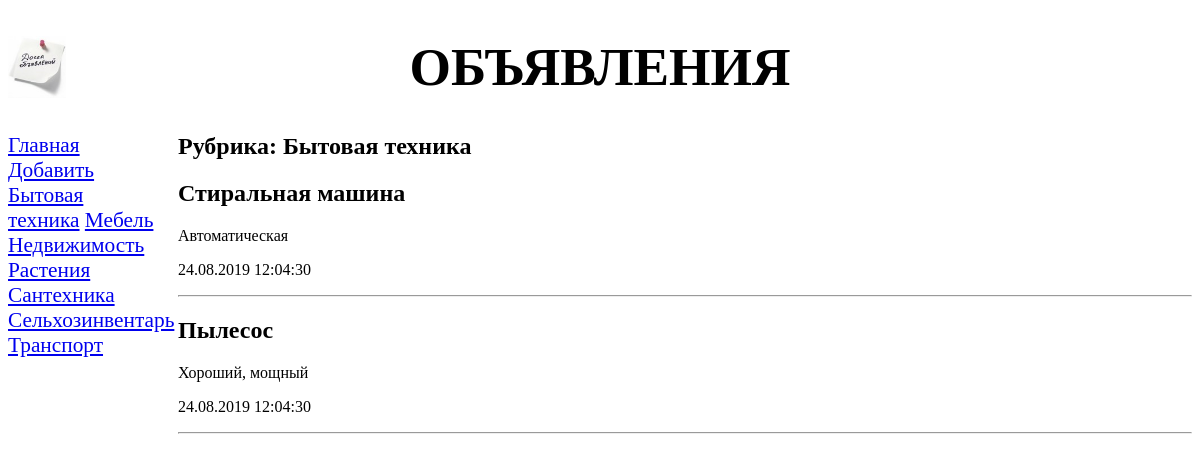
/bboard/3/, run on the app's committed database.
### bboard/models.py (models this page shows, shortened)
class Rubric(models.Model):
    name = models.CharField(max_length=20, db_index=True,
                            verbose_name='Название')
    def get_absolute_url(self):
        return "/bboard/%s" % self.pk
    class Meta:
        verbose_name_plural = 'Рубрики'
        verbose_name = 'Рубрика'
        ordering = ['name']

class Bb(models.Model):
    title = models.CharField(max_length=50, verbose_name='Товар')
    content = models.TextField(null=True, blank=True, verbose_name='Описание')
    price = models.FloatField(null=True, blank=True, verbose_name='Цена')
    published = models.DateTimeField(auto_now_add=True, db_index=True, verbose_name='Опубликовано')
    rubric = models.ForeignKey('Rubric', null=True, on_delete=models.PROTECT, verbose_name='Рубрика')
    class Meta:
        verbose_name_plural = 'Объявления'
        verbose_name = 'Объявление'
        ordering = ['-published']

### bboard/views.py (the view)
# urls.py: path('<int:rubric_id>/', by_rubric, name='by_rubric'),
def by_rubric(request, rubric_id):
    bbs = Bb.objects.filter(rubric=rubric_id)
    rubrics = Rubric.objects.all()
    current_rubric = Rubric.objects.get(pk=rubric_id)
    context = {'bbs': bbs, 'rubrics': rubrics, 'current_rubric': current_rubric}
    return render(request, 'bboard/by_rubric.html', context)

### bboard/templates/bboard/by_rubric.html (shortened to what this page needs)
{% extends "layout/basic.html" %}
    {% block content %}
        <h2>Рубрика: {{ current_rubric.name }}</h2>
        {% for bb in bbs %}
        <div>
            <h2>{{ bb.title }}</h2>
            <p>{{ bb.content }}</p>
            <p>{{ bb.published|date:"d.m.Y H:i:s" }}</p>
            <hr>
        </div>
        {% endfor %}
    {% endblock %}

### bboard/templates/layout/basic.html (shortened to what this page needs)
{% load static %}
<!DOCTYPE html>
<html>
    <head>
        <link rel="stylesheet" type="text/css" href="{% static 'bboard/style.css' %}">
    </head>
    <body>
        <header>
            <h1>Объявления</h1>
        </header>
        <nav>
            <a href="{% url 'index' %}">Главная</a>
            <a href="{% url 'add' %}">Добавить</a>
            {% for rubric in rubrics %}
            <a href="{{ rubric.get_absolute_url }}">{{ rubric.name }}</a>
            {% endfor %}
        </nav>
        <section>
            {% block content %}
            {% endblock %}
        </section>
    </body>
</html>

### bboard/static/bboard/style.css (style rules this page uses)
header h1 { font-size: 40pt; text-transform: uppercase; text-align: center; background: url("bg.jpg") left / auto 100% no-repeat; }
nav { font-size: 16pt; width: 150px; float: left; }
nav a { display: block: matgin: 10px 0px; }
section { margin-left: 170px; }

### data on the page
Rubric: name "Бытовая техника"
Rubric: name "Мебель"
Rubric: name "Недвижимость"
Rubric: name "Растения"
Rubric: name "Сантехника"
Rubric: name "Сельхозинвентарь"
Rubric: name "Транспорт"
Bb: title "Стиральная машина", content "Автоматическая", published "24.08.2019 12:04:30"
Bb: title "Пылесос", content "Хороший, мощный", published "24.08.2019 12:04:30"
